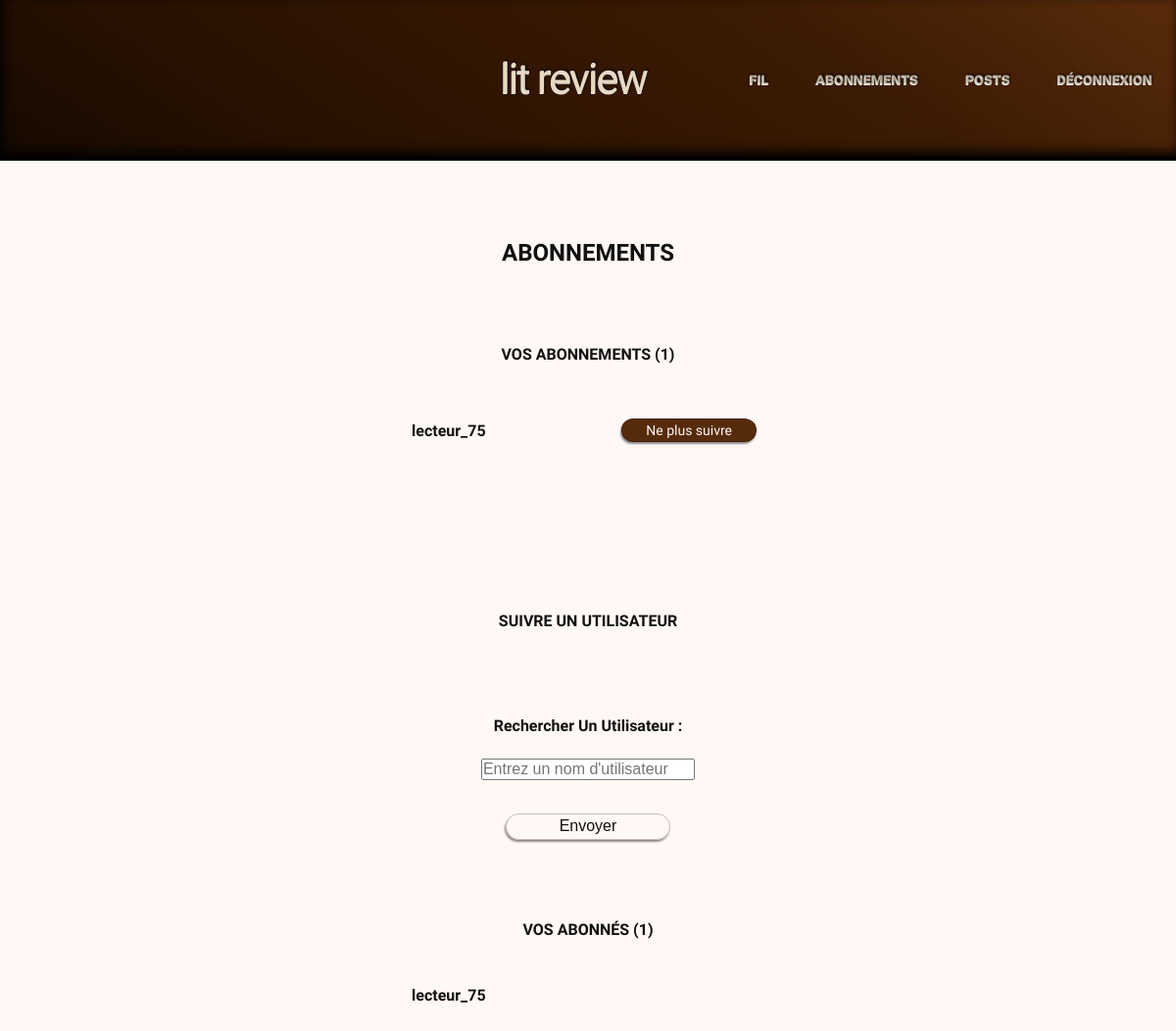
Page /followings/ (signed in) on the earlier database version.
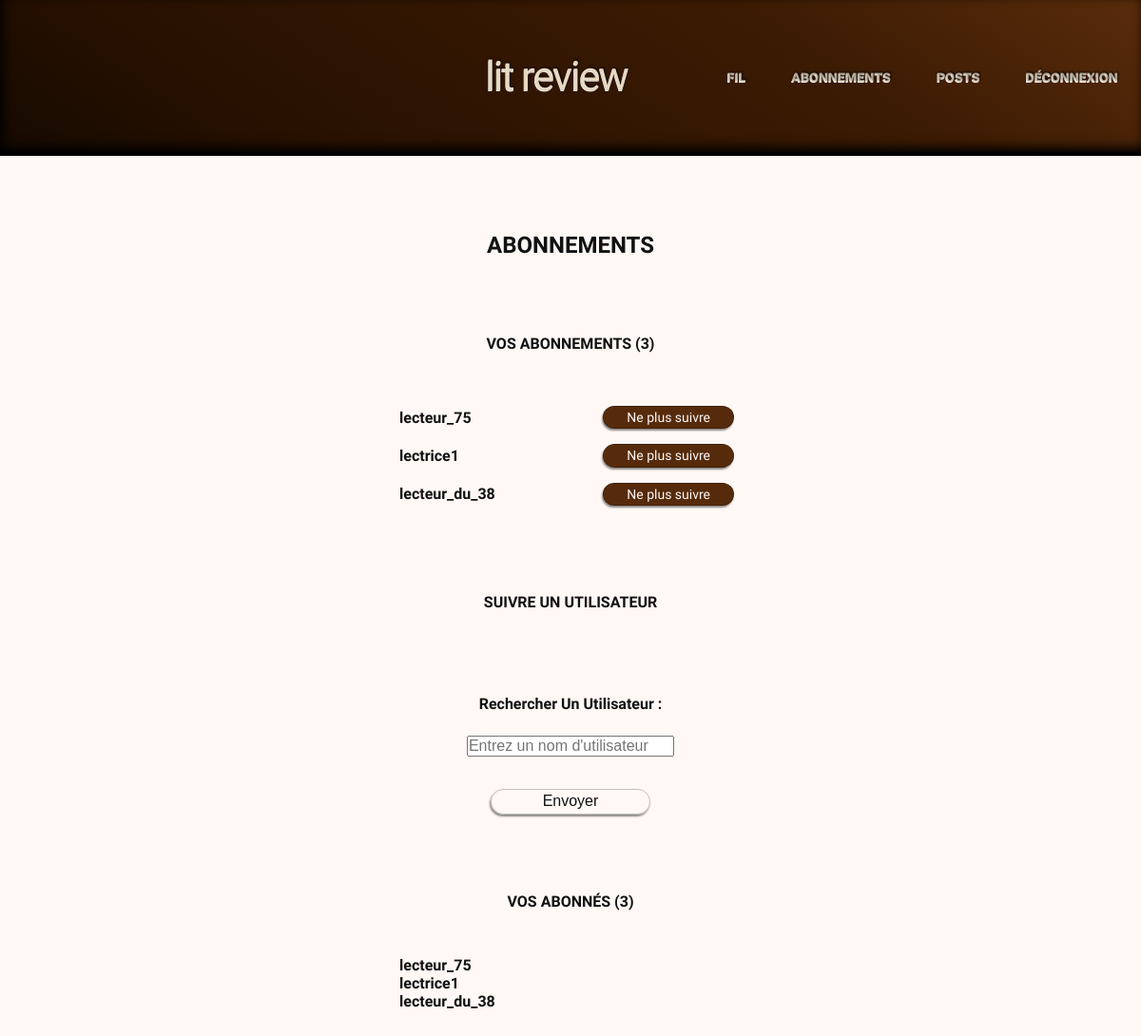
Same page on the later database version.
### authentication/models.py (models this page shows, shortened)
class User(AbstractUser):
    following = models.ManyToManyField(
        "self",
        through="UserFollows",
        through_fields=("user", "followed_user"),
        symmetrical=False,
        related_name="followers"
    )

### main_feed/views.py (the view, shortened to what this page needs)
# urls.py: path("followings/", followings, name="followings"),
@login_required
def followings(request):
    form = UserFollowForm(request.POST or None)
    following = request.user.following.all()
    followers = request.user.followers.all()
    return render(
        request,
        "main_feed/followings.html",
        context={
            "form": form,
            "following": following,
            "followers": followers,
        }
    )

### main_feed/forms.py
class UserFollowForm(forms.Form):
    username = forms.CharField(
        label="Rechercher un utilisateur",
        max_length=150,
        widget=forms.TextInput(attrs={
            "placeholder": "Entrez un nom d'utilisateur"
        })
    )

### main_feed/templates/main_feed/followings.html (shortened to what this page needs)
{% extends "main_feed/base.html" %}
{% block feed_content %}
  <section class="followings-main-container" aria-labelledby="followings-title">
    <h1 id="followings-title">Abonnements</h1>
    <fieldset class="followings-list-container">
      <legend>Vos abonnements ({{ following.count }})</legend>
      <ul>
        {% for user in following %}
          <li>
            <p class="unfollow-username">{{ user.username }}</p>
            <form action="{% url 'unfollow' user.id %}"
                  method="post"
                  style="display:inline"
                  aria-label="Ne plus suivre {{ user.username }}">
              <button type="submit" class="btn btn-link p-0">
                  Ne plus suivre
              </button>
            </form>
          </li>
        {% empty %}
          <li>Vous ne suivez personne pour le moment.</li>
        {% endfor %}
      </ul>
    </fieldset>
    <fieldset class="followings-form">
      <legend>Suivre un utilisateur</legend>
      <form method="post" aria-label="Formulaire pour suivre un utilisateur">
        {{ form.as_p }}
        <button type="submit">Envoyer</button>
      </form>
    </fieldset>
    <fieldset class="followings-followers">
      <legend>Vos abonnés ({{ followers.count }})</legend>
      <ul>
        {% for user in followers %}
          <li>{{ user.username }}</li>
        {% empty %}
          <li>Vous n’avez pas encore d’abonnés.</li>
        {% endfor %}
      </ul>
    </fieldset>
  </section>
{% endblock %}

Differences in the rows shown:
added User: username "lectrice1"
added User: username "lecteur_du_38"
Other differences:
{{ following.count }}: "1" → "3"
{{ followers.count }}: "1" → "3"
